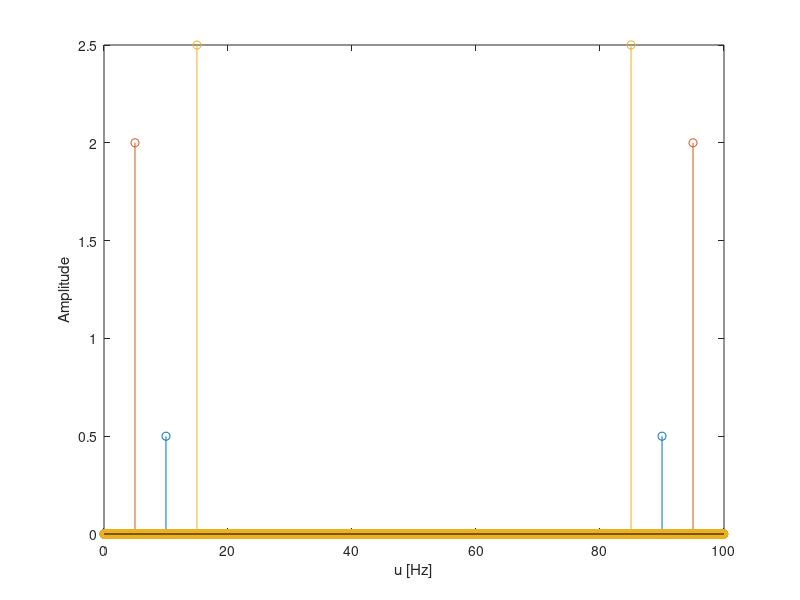

Reproduce this figure in MATLAB.
clear all; clc;
% Assignment 4 Task 1

dt=0.01;
t=0:dt:2000*dt;
N=length(t);
T=dt*N;
du=1/T;
u=0:du:(N-1)*du;

f=200*du; 
xs=cos(2*pi*f*t);
xs1 = 4 * cos(2*pi*(100*du)*t);
xs2 = 5 * cos(2*pi*(300*du)*t);
Xs=fft(xs)/N;           % Do the FFT and scale
Xs1=fft(xs1)/N;
Xs2=fft(xs2)/N;
stem(u,abs(Xs));        % show amplitude diagram
hold on;
stem(u,abs(Xs1));
hold on;
stem(u,abs(Xs2));
xlabel('u [Hz]');
ylabel('Amplitude');